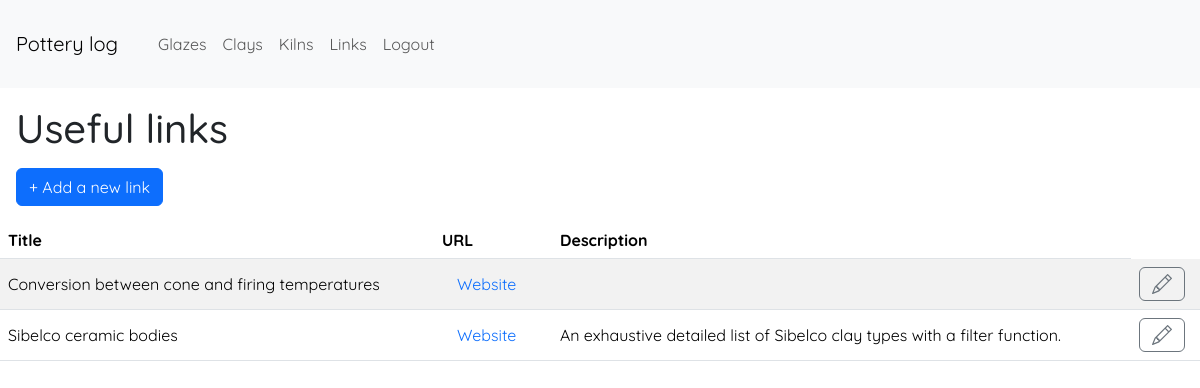
Page /viewlinks (signed in) on the earlier database version.
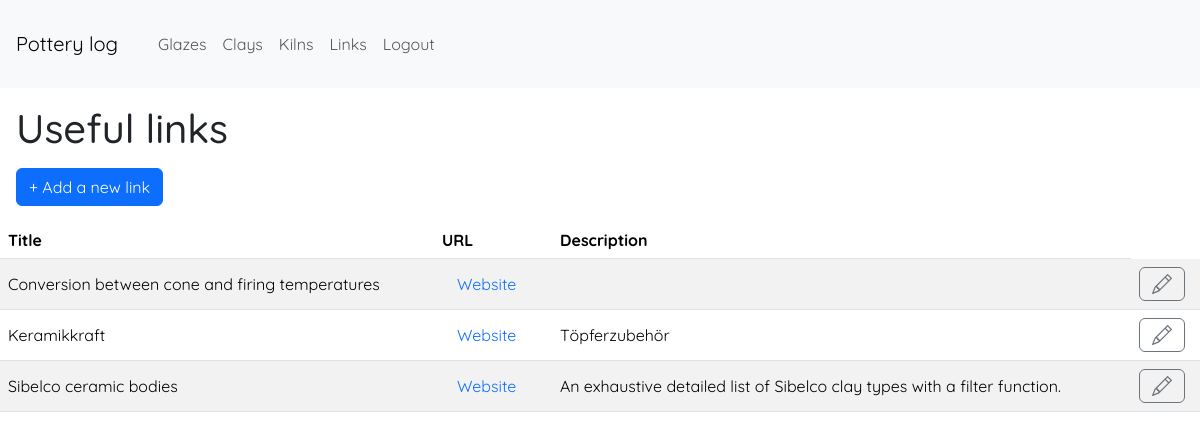
Same page on the later database version.
### app/models.py (models this page shows, shortened)
class Link(db.Model):
    __tablename__ = 'link'
    id = db.Column(db.Integer, primary_key=True)
    title = db.Column(db.String(100), index=True)
    url = db.Column(db.String)
    description = db.Column(db.String)

### app/controller.py (the view)
@app.route('/viewlinks')
@login_required
def view_links():
    links = Link.query.order_by(Link.title).all()
    form = AddLinkForm()
    return render_template('viewlinks.html', title='Links', form=form, links=links)

### app/models.py (called while the page is built)
@login.user_loader
def load_user(id):
    return User.query.get(int(id))

### app/templates/viewlinks.html (shortened to what this page needs)
{% extends 'layout.html' %}
{% block main %}
<h1 class="m-3">Useful links</h1>
<div class="m-3">
    <button id="add-new-link" type="button" class="btn btn-primary" data-toggle="modal" data-target="#modal-add-edit-link">&plus; Add a new link</button>
</div>
<table class="table table-striped">
    <thead>
        <tr>
            <th>Title</th>
            <th>URL</th>
            <th>Description</th>
        </tr>
    </thead>
    <tbody>
        {% for link in links %}
            <tr>
                <td class="vertical-center">{{ link.title or ''}}</td>
                <td class="vertical-center">
                    <a class="hover-border-link" href="{{ link.url or '' }}" target="_blank">
                        {% if link.url %}
                            Website
                        {% endif %}
                    </a>
                </td>
                <td class="vertical-center">{{ link.description or '' }}</td>
                <td class="vertical-center">
                    <button type="button" class="btn btn-outline-secondary" id="open-modal-edit-item-{{ link.id }}" data-toggle="modal" data-target="#modal-add-edit-link" data-reload-page="true" data-itemtype="link">
                    </button>
                </td>
            </tr>
        {% endfor %}
    </tbody>
</table>
{% endblock %}

### app/templates/layout.html (shortened to what this page needs)
<!DOCTYPE html>
<html lang="en">
    <head>
        <link href="https://cdn.jsdelivr.net/npm/bootstrap@5.3.2/dist/css/bootstrap.min.css" rel="stylesheet">
        <link href="/static/css/styles.css" rel="stylesheet">
        <link rel="stylesheet" href="https://cdn.jsdelivr.net/npm/bootstrap-icons@1.11.1/font/bootstrap-icons.css">
    </head>
    <body>
        <main>
            <nav class="navbar navbar-expand-lg navbar-light bg-light">
                <a class="navbar-brand m-3" href="{{ url_for('index') }}">Pottery log</a>
                <div class="collapse navbar-collapse m-3" id="navbarNav">
                    <ul class="navbar-nav">
                        {% if current_user.is_anonymous %}
                        <li class="nav-item">
                            <a class="nav-link" href="{{ url_for('login') }}">Login</a>
                        </li>
                        {% else %}
                        <li class="nav-item">
                            <a class="nav-link" href="{{ url_for('view_glazes') }}">Glazes</a>
                        </li>
                        <li class="nav-item">
                            <a class="nav-link" href="{{ url_for('view_clays') }}">Clays</a>
                        </li>
                        <li class="nav-item">
                            <a class="nav-link" href="{{ url_for('view_kilns') }}">Kilns</a>
                        </li>
                        <li class="nav-item">
                            <a class="nav-link" href="{{ url_for('view_links') }}">Links</a>
                        </li>
                        <li class="nav-item">
                            <a class="nav-link" href="{{ url_for('logout') }}">Logout</a>
                        </li>
                        {% endif %}
                    </ul>
                </div>
            </nav>
            {% block main %}
            {% endblock %}
        </main>
    </body>
</html>

### app/static/css/styles.css (style rules this page uses)
body { margin: 0; font-family: 'Quicksand', sans-serif; }
a.hover-border-link { color: #0d6efd; text-decoration: none; padding: 8px 13px; border: 2px solid transparent; transition: all 0.1s; }
.vertical-center { vertical-align: middle; }

Differences in the rows shown:
added Link: title "Keramikkraft", shows "Website", description "Töpferzubehör"
